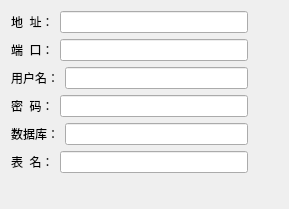
<?xml version="1.0" encoding="UTF-8"?>
<ui version="4.0">
 <class>Form</class>
 <widget class="QWidget" name="Form">
  <property name="geometry">
   <rect>
    <x>0</x>
    <y>0</y>
    <width>289</width>
    <height>209</height>
   </rect>
  </property>
  <property name="windowTitle">
   <string>Form</string>
  </property>
  <layout class="QGridLayout" name="gridLayout_2">
   <item row="0" column="0">
    <layout class="QGridLayout" name="gridLayout">
     <item row="0" column="0">
      <layout class="QHBoxLayout" name="horizontalLayout">
       <item>
        <widget class="QLabel" name="label">
         <property name="text">
          <string>地  址：</string>
         </property>
        </widget>
       </item>
       <item>
        <widget class="QLineEdit" name="lineEdit"/>
       </item>
      </layout>
     </item>
     <item row="1" column="0">
      <layout class="QHBoxLayout" name="horizontalLayout_2">
       <item>
        <widget class="QLabel" name="label_2">
         <property name="text">
          <string>端  口：</string>
         </property>
        </widget>
       </item>
       <item>
        <widget class="QLineEdit" name="lineEdit_2"/>
       </item>
      </layout>
     </item>
     <item row="2" column="0">
      <layout class="QHBoxLayout" name="horizontalLayout_3">
       <item>
        <widget class="QLabel" name="label_3">
         <property name="text">
          <string>用户名：</string>
         </property>
        </widget>
       </item>
       <item>
        <widget class="QLineEdit" name="lineEdit_3"/>
       </item>
      </layout>
     </item>
     <item row="3" column="0">
      <layout class="QHBoxLayout" name="horizontalLayout_4">
       <item>
        <widget class="QLabel" name="label_4">
         <property name="text">
          <string>密  码：</string>
         </property>
        </widget>
       </item>
       <item>
        <widget class="QLineEdit" name="lineEdit_4"/>
       </item>
      </layout>
     </item>
     <item row="4" column="0">
      <layout class="QHBoxLayout" name="horizontalLayout_5">
       <item>
        <widget class="QLabel" name="label_5">
         <property name="text">
          <string>数据库：</string>
         </property>
        </widget>
       </item>
       <item>
        <widget class="QLineEdit" name="lineEdit_5"/>
       </item>
      </layout>
     </item>
     <item row="5" column="0">
      <layout class="QHBoxLayout" name="horizontalLayout_6">
       <item>
        <widget class="QLabel" name="label_6">
         <property name="text">
          <string>表  名：</string>
         </property>
        </widget>
       </item>
       <item>
        <widget class="QLineEdit" name="lineEdit_6"/>
       </item>
      </layout>
     </item>
    </layout>
   </item>
   <item row="0" column="1">
    <spacer name="horizontalSpacer">
     <property name="orientation">
      <enum>Qt::Horizontal</enum>
     </property>
     <property name="sizeType">
      <enum>QSizePolicy::Fixed</enum>
     </property>
     <property name="sizeHint" stdset="0">
      <size>
       <width>30</width>
       <height>20</height>
      </size>
     </property>
    </spacer>
   </item>
   <item row="1" column="0">
    <spacer name="verticalSpacer">
     <property name="orientation">
      <enum>Qt::Vertical</enum>
     </property>
     <property name="sizeHint" stdset="0">
      <size>
       <width>20</width>
       <height>47</height>
      </size>
     </property>
    </spacer>
   </item>
  </layout>
 </widget>
 <resources/>
 <connections/>
</ui>
